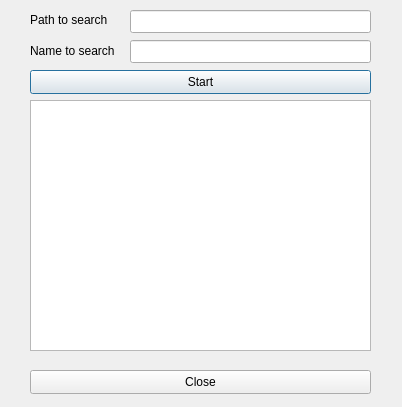
<?xml version="1.0" encoding="UTF-8"?>
<ui version="4.0">
 <class>Dialog</class>
 <widget class="QDialog" name="Dialog">
  <property name="geometry">
   <rect>
    <x>0</x>
    <y>0</y>
    <width>402</width>
    <height>407</height>
   </rect>
  </property>
  <property name="windowTitle">
   <string>Dialog</string>
  </property>
  <widget class="QLabel" name="label">
   <property name="geometry">
    <rect>
     <x>30</x>
     <y>10</y>
     <width>101</width>
     <height>20</height>
    </rect>
   </property>
   <property name="text">
    <string>Path to search</string>
   </property>
  </widget>
  <widget class="QLabel" name="label_2">
   <property name="geometry">
    <rect>
     <x>30</x>
     <y>40</y>
     <width>101</width>
     <height>21</height>
    </rect>
   </property>
   <property name="text">
    <string>Name to search</string>
   </property>
  </widget>
  <widget class="QLineEdit" name="lineEdit">
   <property name="geometry">
    <rect>
     <x>130</x>
     <y>10</y>
     <width>241</width>
     <height>23</height>
    </rect>
   </property>
  </widget>
  <widget class="QLineEdit" name="lineEdit_2">
   <property name="geometry">
    <rect>
     <x>130</x>
     <y>40</y>
     <width>241</width>
     <height>23</height>
    </rect>
   </property>
  </widget>
  <widget class="QListWidget" name="listWidget">
   <property name="geometry">
    <rect>
     <x>30</x>
     <y>100</y>
     <width>341</width>
     <height>251</height>
    </rect>
   </property>
  </widget>
  <widget class="QPushButton" name="pushButton">
   <property name="geometry">
    <rect>
     <x>30</x>
     <y>70</y>
     <width>341</width>
     <height>24</height>
    </rect>
   </property>
   <property name="text">
    <string>Start</string>
   </property>
  </widget>
  <widget class="QPushButton" name="pushButton_2">
   <property name="geometry">
    <rect>
     <x>30</x>
     <y>370</y>
     <width>341</width>
     <height>24</height>
    </rect>
   </property>
   <property name="text">
    <string>Close</string>
   </property>
  </widget>
 </widget>
 <resources/>
 <connections/>
</ui>
